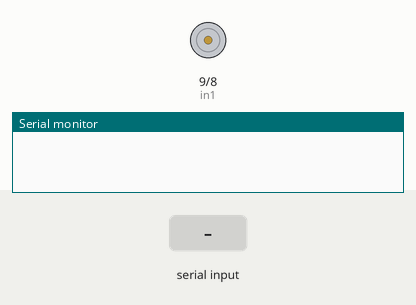
Recording of a sketch running on a simulated Arduino Uno, built with avr-gcc and run on an emulated ATmega328P. Parts: motor-driver pin pairs drawn as motors (green arrow = first pin HIGH = forward, orange = second pin HIGH = backward, longer = more drive, scaled by the enable pin), the last lines printed to the serial monitor. The test bench sets the inputs (shaded band).

Above: at 1.2 s.
1.3 s: "90,45\n" received over the second serial link
At 4.2 s:
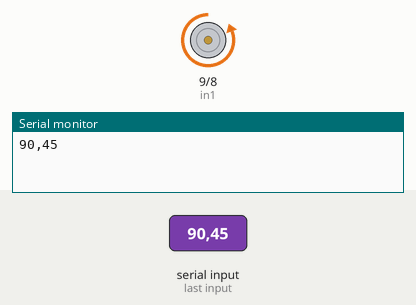
4.3 s: "30,150\n" received over the second serial link
At 6.04 s:
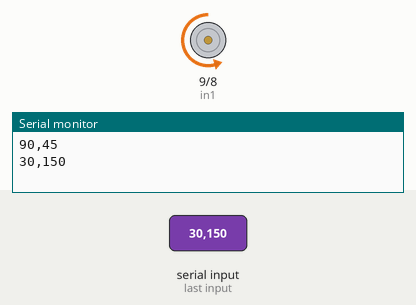
7.3 s: "5\n" received over the second serial link
At 9.34 s:
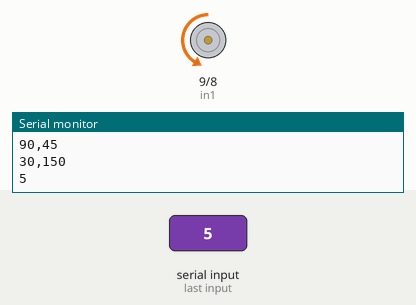
10.0 s: "90\n" received over the second serial link
At 12.35 s:
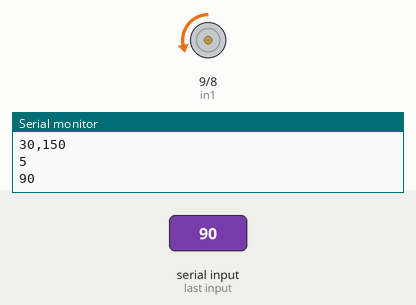
Timing chart, 0 to 14.0 s (numbered marks = the images above; inputs shaded):
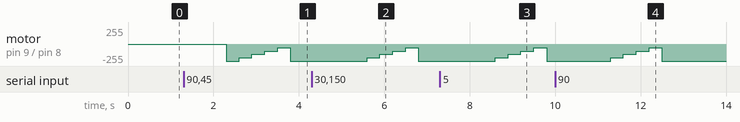

The sketch:

slave.ino
```cpp
// SLAVE
// AT+ROLE=0
// AT+CMODE=1
// AT+UART=9600,0,0
#include <SoftwareSerial.h>
int ena = 10;
int in1 = 9;
int in2 = 8;
int speed = 100;

SoftwareSerial BTSerial(5, 6);

void setup() {
  // put your setup code here, to run once:
  pinMode(ena, OUTPUT);
  pinMode(in1, OUTPUT);
  pinMode(in2, OUTPUT);
  Serial.begin(9600);
  BTSerial.begin(9600);
}

void loop() {
  // put your main code here, to run repeatedly:
  while (BTSerial.available()) {
    String c = BTSerial.readString();
    Serial.println(c);
    int value = c.toInt();
    if (value > 1000){}
    else if (value > 500){
      digitalWrite(in1, HIGH);
      digitalWrite(in2, LOW);
      for (int i = 0; i <= 255; i += 50) {
        analogWrite(ena, i);
        delay(300);
      }
      analogWrite(ena, 0);
    } else {
      digitalWrite(in1, LOW);
      digitalWrite(in2, HIGH);
      for (int i = 255; i >= 10; i -= 50) {
        analogWrite(ena, i);
        delay(300);
      }
      analogWrite(ena, 255);
    }
    // delay(5);
  }

  // while (Serial.available()) {
  //   char c = Serial.read();
  //   BTSerial.write(c);
  //   delay(5);
  // }
}
```

Measured:
- after the input at 1.3 s, motor on pin 9 (in1) / pin 8 (in2): stopped → backward 255/255 after 1.0 s, → backward 205/255 0.30 s later, → backward 155/255 0.30 s later, → backward 105/255 0.30 s later, … (6 changes in this stretch)
- after the input at 4.3 s, motor on pin 9 (in1) / pin 8 (in2): backward 255/255 → backward 205/255 after 1.3 s, → backward 155/255 0.30 s later, → backward 105/255 0.30 s later, → backward 55/255 0.30 s later, … (5 changes in this stretch)
- after the input at 7.3 s, motor on pin 9 (in1) / pin 8 (in2): backward 255/255 → backward 205/255 after 1.3 s, → backward 155/255 0.30 s later, → backward 105/255 0.30 s later, → backward 55/255 0.30 s later, … (5 changes in this stretch)
- after the input at 10.0 s, motor on pin 9 (in1) / pin 8 (in2): backward 255/255 → backward 205/255 after 1.3 s, → backward 155/255 0.30 s later, → backward 105/255 0.30 s later, → backward 55/255 0.30 s later, … (5 changes in this stretch)
